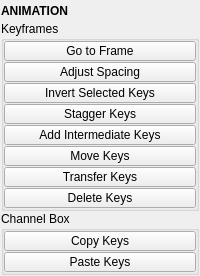
<?xml version="1.0" encoding="UTF-8"?>
<ui version="4.0">
 <class>QtUi</class>
 <widget class="QMainWindow" name="QtUi">
  <property name="enabled">
   <bool>true</bool>
  </property>
  <property name="geometry">
   <rect>
    <x>0</x>
    <y>0</y>
    <width>200</width>
    <height>262</height>
   </rect>
  </property>
  <property name="tabShape">
   <enum>QTabWidget::Triangular</enum>
  </property>
  <property name="dockNestingEnabled">
   <bool>true</bool>
  </property>
  <property name="dockOptions">
   <set>QMainWindow::AllowNestedDocks|QMainWindow::AllowTabbedDocks|QMainWindow::AnimatedDocks|QMainWindow::ForceTabbedDocks</set>
  </property>
  <widget class="QWidget" name="central_widget">
   <property name="minimumSize">
    <size>
     <width>200</width>
     <height>0</height>
    </size>
   </property>
   <layout class="QVBoxLayout" name="verticalLayout_2">
    <property name="leftMargin">
     <number>1</number>
    </property>
    <property name="topMargin">
     <number>1</number>
    </property>
    <property name="rightMargin">
     <number>1</number>
    </property>
    <property name="bottomMargin">
     <number>1</number>
    </property>
    <item>
     <layout class="QVBoxLayout" name="verticalLayout">
      <property name="spacing">
       <number>0</number>
      </property>
      <item>
       <widget class="Header" name="header">
        <property name="minimumSize">
         <size>
          <width>0</width>
          <height>20</height>
         </size>
        </property>
        <property name="font">
         <font>
          <weight>75</weight>
          <bold>true</bold>
         </font>
        </property>
        <property name="text">
         <string>ANIMATION</string>
        </property>
       </widget>
      </item>
      <item>
       <widget class="QGroupBox" name="face">
        <property name="baseSize">
         <size>
          <width>0</width>
          <height>0</height>
         </size>
        </property>
        <property name="title">
         <string>Keyframes</string>
        </property>
        <layout class="QVBoxLayout" name="verticalLayout_6">
         <property name="spacing">
          <number>1</number>
         </property>
         <property name="leftMargin">
          <number>0</number>
         </property>
         <property name="topMargin">
          <number>0</number>
         </property>
         <property name="rightMargin">
          <number>0</number>
         </property>
         <property name="bottomMargin">
          <number>0</number>
         </property>
         <item>
          <widget class="PushButton" name="tb000">
           <property name="minimumSize">
            <size>
             <width>0</width>
             <height>20</height>
            </size>
           </property>
           <property name="maximumSize">
            <size>
             <width>16777215</width>
             <height>20</height>
            </size>
           </property>
           <property name="toolTip">
            <string>&lt;html&gt;&lt;head/&gt;&lt;body&gt;&lt;p&gt;Set the current frame on the timeslider.&lt;/p&gt;&lt;/body&gt;&lt;/html&gt;</string>
           </property>
           <property name="text">
            <string>Go to Frame</string>
           </property>
           <property name="checkable">
            <bool>false</bool>
           </property>
          </widget>
         </item>
         <item>
          <widget class="PushButton" name="tb002">
           <property name="minimumSize">
            <size>
             <width>0</width>
             <height>20</height>
            </size>
           </property>
           <property name="maximumSize">
            <size>
             <width>16777215</width>
             <height>20</height>
            </size>
           </property>
           <property name="toolTip">
            <string>Add or remove spacing between all keys at a given time for any currently selected objects.</string>
           </property>
           <property name="text">
            <string>Adjust Spacing</string>
           </property>
           <property name="checkable">
            <bool>false</bool>
           </property>
          </widget>
         </item>
         <item>
          <widget class="PushButton" name="tb001">
           <property name="minimumSize">
            <size>
             <width>0</width>
             <height>20</height>
            </size>
           </property>
           <property name="maximumSize">
            <size>
             <width>16777215</width>
             <height>20</height>
            </size>
           </property>
           <property name="toolTip">
            <string>&lt;html&gt;&lt;head/&gt;&lt;body&gt;&lt;p&gt;Duplicate any selected keyframes and paste them inverted at the given time.&lt;/p&gt;&lt;/body&gt;&lt;/html&gt;</string>
           </property>
           <property name="text">
            <string>Invert Selected Keys</string>
           </property>
           <property name="checkable">
            <bool>false</bool>
           </property>
          </widget>
         </item>
         <item>
          <widget class="PushButton" name="tb003">
           <property name="minimumSize">
            <size>
             <width>0</width>
             <height>20</height>
            </size>
           </property>
           <property name="maximumSize">
            <size>
             <width>16777215</width>
             <height>20</height>
            </size>
           </property>
           <property name="toolTip">
            <string>Stagger the keyframes of selected objects such that the keyframes of each subsequent object start after the previous object.</string>
           </property>
           <property name="text">
            <string>Stagger Keys</string>
           </property>
           <property name="checkable">
            <bool>false</bool>
           </property>
          </widget>
         </item>
         <item>
          <widget class="PushButton" name="tb005">
           <property name="minimumSize">
            <size>
             <width>0</width>
             <height>20</height>
            </size>
           </property>
           <property name="maximumSize">
            <size>
             <width>16777215</width>
             <height>20</height>
            </size>
           </property>
           <property name="toolTip">
            <string>Stagger the keyframes of selected objects such that the keyframes of each subsequent object start after the previous object.</string>
           </property>
           <property name="text">
            <string>Add Intermediate Keys</string>
           </property>
           <property name="checkable">
            <bool>false</bool>
           </property>
          </widget>
         </item>
         <item>
          <widget class="PushButton" name="tb006">
           <property name="minimumSize">
            <size>
             <width>0</width>
             <height>20</height>
            </size>
           </property>
           <property name="maximumSize">
            <size>
             <width>16777215</width>
             <height>20</height>
            </size>
           </property>
           <property name="toolTip">
            <string>&lt;html&gt;&lt;head/&gt;&lt;body&gt;&lt;p&gt;Move the selected keyframes to the current time with the selected option, &lt;/p&gt;&lt;p&gt;Else move all keyframes of the selected objects.&lt;/p&gt;&lt;/body&gt;&lt;/html&gt;</string>
           </property>
           <property name="text">
            <string>Move Keys</string>
           </property>
           <property name="checkable">
            <bool>false</bool>
           </property>
          </widget>
         </item>
         <item>
          <widget class="PushButton" name="tb004">
           <property name="minimumSize">
            <size>
             <width>0</width>
             <height>20</height>
            </size>
           </property>
           <property name="maximumSize">
            <size>
             <width>16777215</width>
             <height>20</height>
            </size>
           </property>
           <property name="toolTip">
            <string>Transfer keyframes from the first selected object to the subsequent objects.</string>
           </property>
           <property name="text">
            <string>Transfer Keys</string>
           </property>
           <property name="checkable">
            <bool>false</bool>
           </property>
          </widget>
         </item>
         <item>
          <widget class="QPushButton" name="b000">
           <property name="enabled">
            <bool>true</bool>
           </property>
           <property name="minimumSize">
            <size>
             <width>0</width>
             <height>20</height>
            </size>
           </property>
           <property name="maximumSize">
            <size>
             <width>16777215</width>
             <height>20</height>
            </size>
           </property>
           <property name="toolTip">
            <string>&lt;html&gt;&lt;head/&gt;&lt;body&gt;&lt;p&gt;Deletes &lt;span style=&quot; font-weight:600;&quot;&gt;ALL&lt;/span&gt; keyframes for the currently selected object(s).&lt;/p&gt;&lt;p&gt;If specific attributes are selected in the channel box, only keyframes for those attributes will be deleted.&lt;/p&gt;&lt;/body&gt;&lt;/html&gt;</string>
           </property>
           <property name="text">
            <string>Delete Keys</string>
           </property>
           <property name="iconSize">
            <size>
             <width>18</width>
             <height>18</height>
            </size>
           </property>
          </widget>
         </item>
        </layout>
       </widget>
      </item>
      <item>
       <widget class="QGroupBox" name="groupBox">
        <property name="title">
         <string>Channel Box</string>
        </property>
        <layout class="QGridLayout" name="gridLayout">
         <property name="leftMargin">
          <number>0</number>
         </property>
         <property name="topMargin">
          <number>0</number>
         </property>
         <property name="rightMargin">
          <number>0</number>
         </property>
         <property name="bottomMargin">
          <number>0</number>
         </property>
         <property name="spacing">
          <number>1</number>
         </property>
         <item row="1" column="1">
          <widget class="QPushButton" name="b002">
           <property name="enabled">
            <bool>true</bool>
           </property>
           <property name="minimumSize">
            <size>
             <width>0</width>
             <height>20</height>
            </size>
           </property>
           <property name="maximumSize">
            <size>
             <width>16777215</width>
             <height>20</height>
            </size>
           </property>
           <property name="toolTip">
            <string>&lt;html&gt;&lt;head/&gt;&lt;body&gt;&lt;p&gt;Sets keys matching any previously stored attributes at the current time.&lt;/p&gt;&lt;/body&gt;&lt;/html&gt;</string>
           </property>
           <property name="text">
            <string>Paste Keys</string>
           </property>
           <property name="iconSize">
            <size>
             <width>18</width>
             <height>18</height>
            </size>
           </property>
          </widget>
         </item>
         <item row="0" column="1">
          <widget class="QPushButton" name="b001">
           <property name="enabled">
            <bool>true</bool>
           </property>
           <property name="minimumSize">
            <size>
             <width>0</width>
             <height>20</height>
            </size>
           </property>
           <property name="maximumSize">
            <size>
             <width>16777215</width>
             <height>20</height>
            </size>
           </property>
           <property name="toolTip">
            <string>&lt;html&gt;&lt;head/&gt;&lt;body&gt;&lt;p&gt;Stores the current values of any selected attributes in Maya's channel box for the currently selected scene objects.&lt;/p&gt;&lt;/body&gt;&lt;/html&gt;</string>
           </property>
           <property name="text">
            <string>Copy Keys</string>
           </property>
           <property name="iconSize">
            <size>
             <width>18</width>
             <height>18</height>
            </size>
           </property>
          </widget>
         </item>
        </layout>
       </widget>
      </item>
      <item>
       <spacer name="verticalSpacer">
        <property name="orientation">
         <enum>Qt::Vertical</enum>
        </property>
        <property name="sizeHint" stdset="0">
         <size>
          <width>0</width>
          <height>10</height>
         </size>
        </property>
       </spacer>
      </item>
     </layout>
    </item>
   </layout>
  </widget>
 </widget>
 <customwidgets>
  <customwidget>
   <class>Header</class>
   <extends>QLabel</extends>
   <header>uitk.widgets.header.Header.h</header>
  </customwidget>
  <customwidget>
   <class>PushButton</class>
   <extends>QPushButton</extends>
   <header>widgets.pushbutton.h</header>
  </customwidget>
 </customwidgets>
 <resources/>
 <connections/>
 <designerdata>
  <property name="gridDeltaX">
   <number>5</number>
  </property>
  <property name="gridDeltaY">
   <number>10</number>
  </property>
  <property name="gridSnapX">
   <bool>true</bool>
  </property>
  <property name="gridSnapY">
   <bool>true</bool>
  </property>
  <property name="gridVisible">
   <bool>true</bool>
  </property>
 </designerdata>
</ui>
